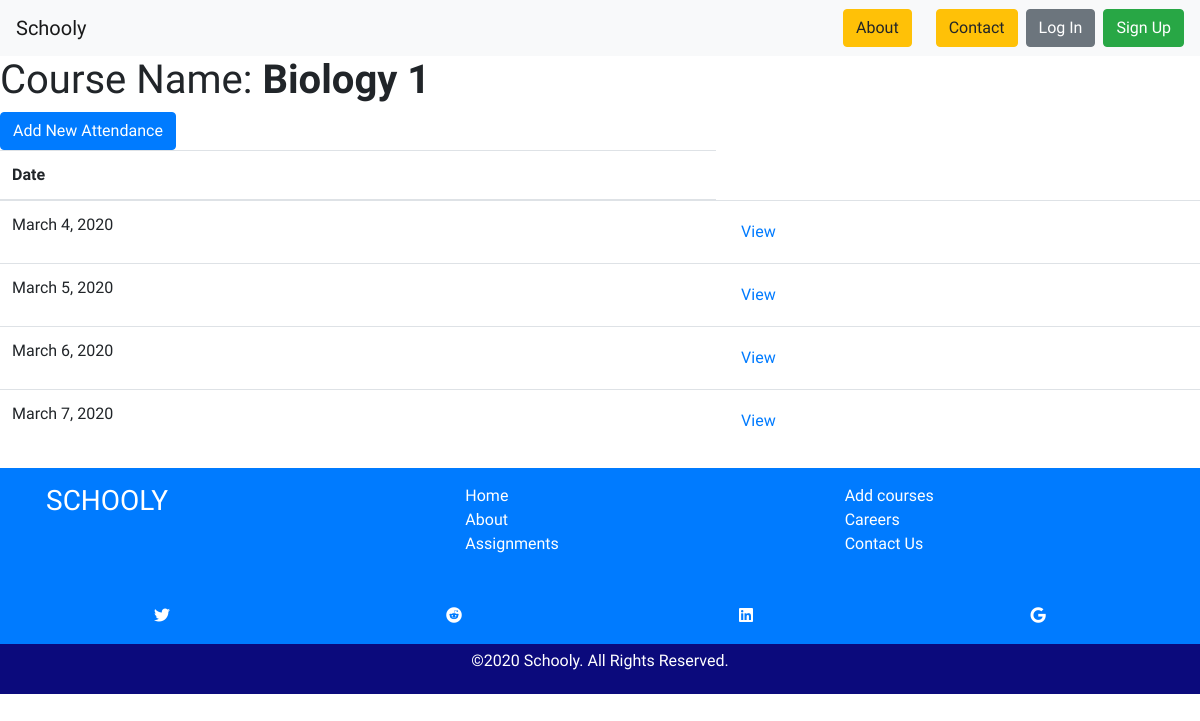
Screenshot of /attendance/courses/1/ with the database file from the repository.
### classes/models.py (models this page shows, shortened)
class Course(models.Model):
    course_name = models.CharField(max_length=150)
    slug = models.CharField(max_length=30, blank=True, editable=False,
                            help_text="Unique URL path to access this page. Generated by the system.")
    course_teacher = models.CharField(max_length=150, null=True)
    description = models.CharField(max_length=250)
    assigments = models.ManyToManyField(Assignment, blank=True, null=True, related_name="course_assignments")

### attendance/models.py (models this page shows, shortened)
class CourseAttendance(models.Model):
    course = models.ForeignKey(Course, on_delete = models.CASCADE)
    date = models.DateField(null=True)

### attendance/views.py (the view)
# urls.py: path('courses/<int:pk>/', views.AttendanceCourseDetailView.as_view(), name='courseattendance-detail-page'),
class AttendanceCourseDetailView(View):
    def get(self, request, *args, **kwargs):
        course = get_object_or_404(Course, pk=kwargs['pk'])
        attendances = CourseAttendance.objects.filter(course=course)
        context = {'course': course, 'attendances': attendances}
        return render(request, 'courseattendance_detail.html', context)

### classes/templates/courseattendance_detail.html
{% extends 'base.html' %}
{% block content %}
<h1>Course Name: <b>{{ course.course_name }}</b></h1>
<a class="btn btn-primary" href="#" role="button">Add New Attendance</a>
<table class="table">
    <thead>
      <tr>
        <th scope="col">Date</th>
      </tr>
    </thead>
    <tbody>
      {% for attendance in attendances %}
      <tr>
        <td href="#">{{ attendance.date}}</td>
        <td><a class="btn btn-link" href="{% url 'attendance-detail-page' course.id %}" role="button">View</a></td>
      </tr>
      {% endfor %}
    </tbody>
  </table>
{% endblock %}

### classes/templates/base.html (style rules this page uses)
* { font-family: 'Quicksand', sans-serif; }

### rows the page displays
Course: course_name "Biology 1"
CourseAttendance: date "March 4, 2020"
CourseAttendance: date "March 5, 2020"
CourseAttendance: date "March 6, 2020"
CourseAttendance: date "March 7, 2020"
